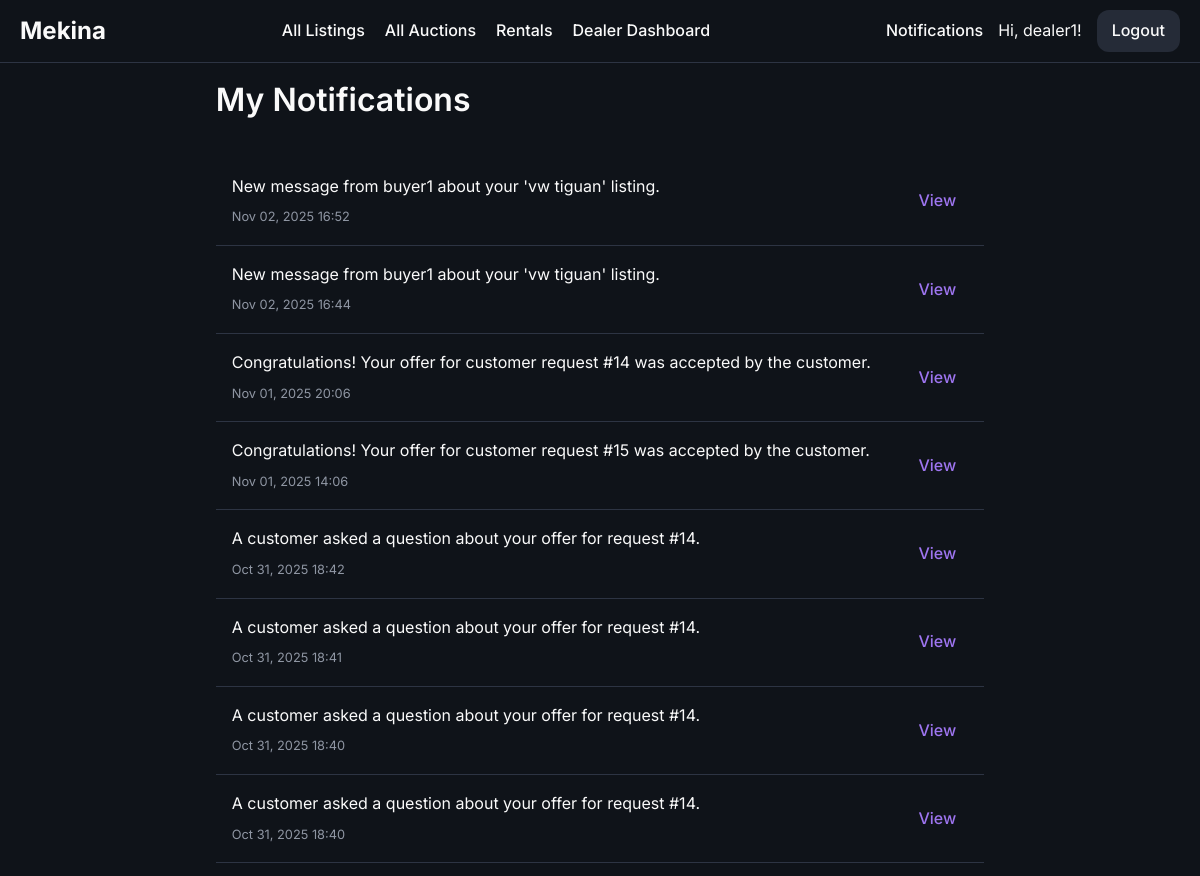
Page /notifications (signed in, upper part) on the earlier database version.
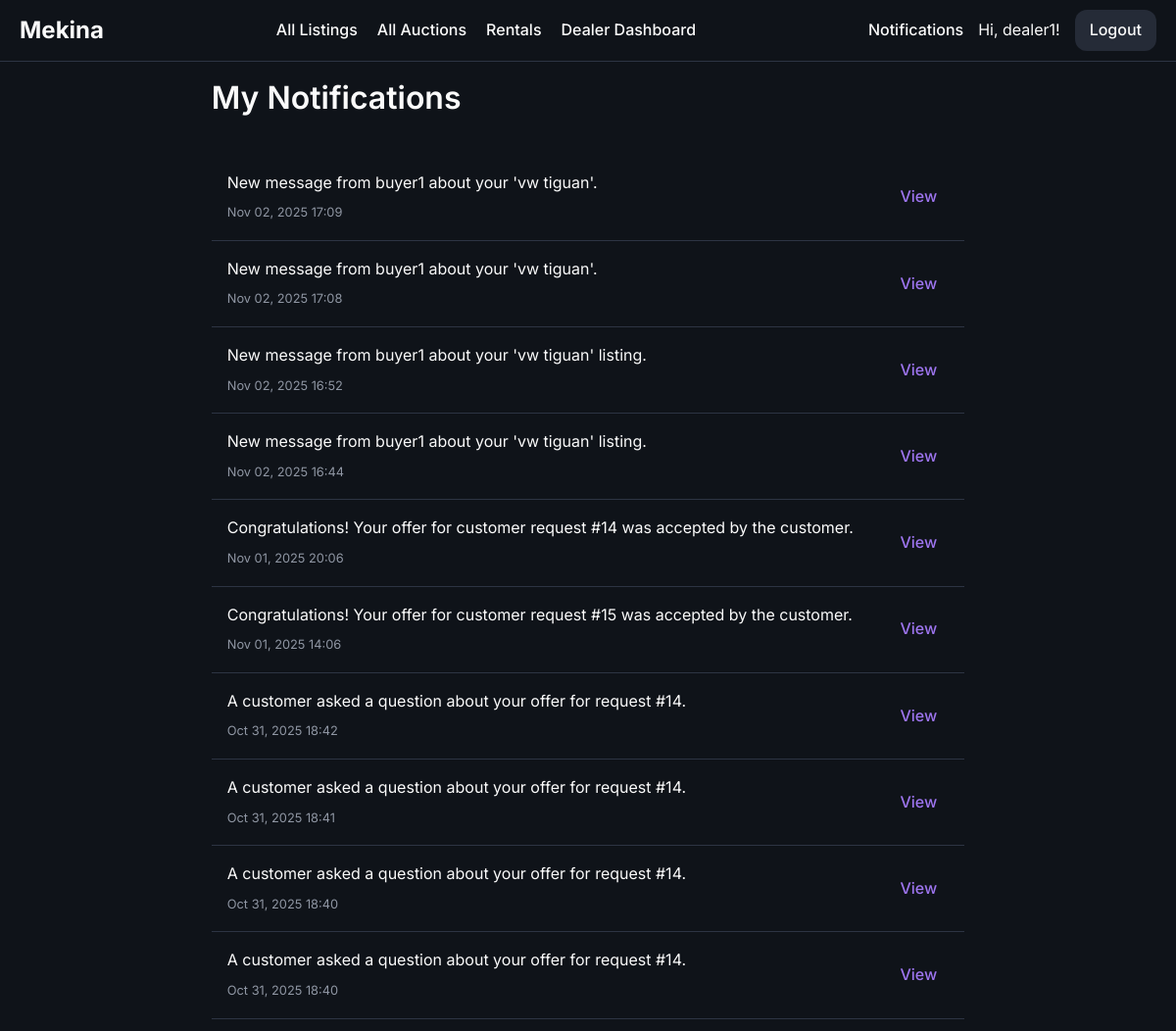
Same page on the later database version.
### models/notification.py (models this page shows)
class Notification(db.Model):
    __tablename__ = 'notification'
    id = db.Column(db.Integer, primary_key=True)
    user_id = db.Column(db.Integer, db.ForeignKey('user.id'), nullable=False)
    message = db.Column(db.Text, nullable=False)
    link = db.Column(db.String(255), nullable=True)
    is_read = db.Column(db.Boolean, default=False, nullable=False)
    timestamp = db.Column(db.DateTime, default=datetime.utcnow, index=True)

### routes/main.py (the view)
@main_bp.route('/notifications')
@login_required
def notifications():
    unread = Notification.query.filter_by(user_id=current_user.id, is_read=False).all()
    for notification in unread:
        notification.is_read = True
    db.session.commit()
    user_notifications = Notification.query.filter_by(user_id=current_user.id).order_by(Notification.timestamp.desc()).limit(50).all()
    return render_template('notifications.html', notifications=user_notifications)

### templates/notifications.html (shortened to what this page needs)
{% extends "base.html" %}
{% block content %}
    <h1>My Notifications</h1>
    <div class="notification-list" id="notification-list">
        {% if notifications %}
            {% for notification in notifications %}
                <div class="notification-item {% if not notification.is_read %}unread{% endif %}">
                    <div class="notification-content">
                        <p>{{ notification.message }}</p>
                        <small class="notification-time">{{ notification.timestamp.strftime('%b %d, %Y %H:%M') }}</small>
                    </div>
                    <div class="notification-action">
                        {% if notification.link %}
                            <a href="{{ notification.link }}" class="btn">View</a>
                        {% endif %}
                    </div>
                </div>
            {% endfor %}
        {% else %}
            <p id="no-notifications-message">You have no notifications yet.</p>
        {% endif %}
    </div>
{% endblock %}

Differences in the rows shown:
added Notification: message "New message from buyer1 about your 'vw tiguan'.", timestamp "Nov 02, 2025 17:09"
added Notification: message "New message from buyer1 about your 'vw tiguan'.", timestamp "Nov 02, 2025 17:08"
